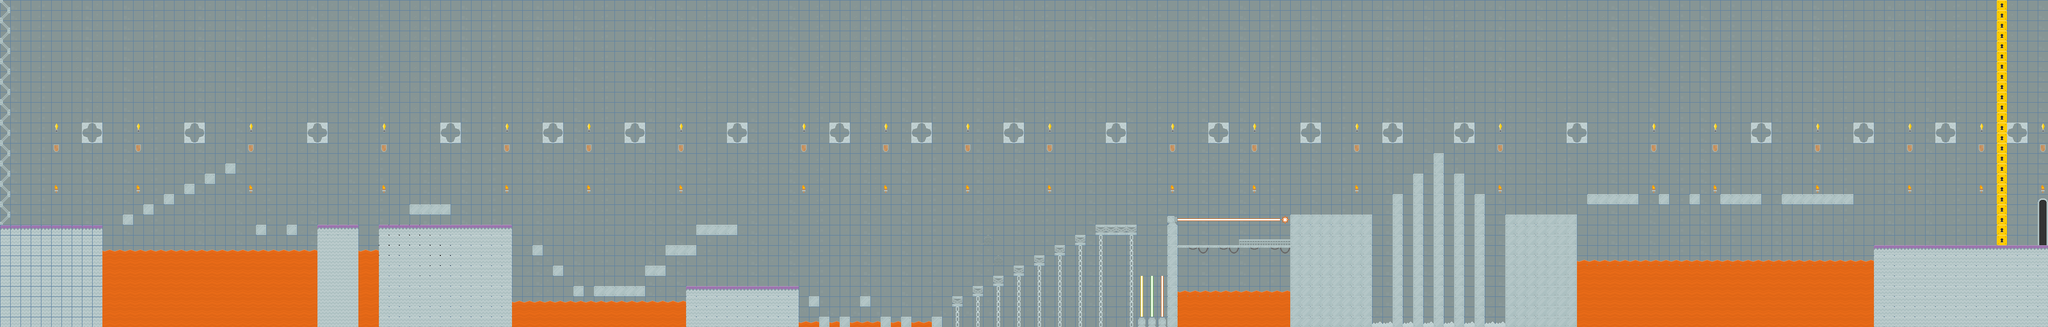

Tiled map render using the project's own tile images. Description and the map definition, with tile-layer contents summarised, below:
An orthogonal 200x32 tile map with 21x21 px tiles, 2 tile layers (Tile Layer 1, Tile Layer 2), 2 tilesets and 30 objects (7x Key, 5x Bat, 5x Diamond, 4x Demon, 3x Saw, ...).

<map version="1.0" orientation="orthogonal" renderorder="right-down" width="200" height="32" tilewidth="21" tileheight="21" nextobjectid="54">
 <tileset firstgid="1" name="spritesheet1" tilewidth="21" tileheight="21" spacing="2" margin="2" tilecount="480" columns="30">
  <image source="spritesheet1.png" width="694" height="372" />
 </tileset>
 <tileset firstgid="481" name="spritesheet_rgba" tilewidth="21" tileheight="21" spacing="2" margin="2" tilecount="900" columns="30">
  <image source="spritesheet_rgba.png" width="692" height="692" />
 </tileset>
 <layer name="Tile Layer 1" width="200" height="32">
  <data>[6400 cells, 6397 non-empty, 34 distinct tile ids]</data>
 </layer>
 <objectgroup name="Object Layer 1">
  <object id="1" name="Player" type="Player" gid="501" x="62" y="462" width="21" height="21" />
  <object id="3" name="Key" type="Key" gid="495" x="147" y="462" width="21" height="21" />
  <object id="4" name="Bat" type="Bat" gid="922" x="589" y="420" width="21" height="21" />
  <object id="6" name="Diamond" type="Diamond" gid="857" x="525" y="463" width="21" height="21" />
  <object id="12" name="Key" type="Key" gid="495" x="461" y="338" width="21" height="21" />
  <object id="13" name="Saw" type="Saw" gid="715" x="945" y="462" width="21" height="21" />
  <object id="14" name="Demon" type="Demon" gid="1199" x="694" y="463" width="21" height="21" />
  <object id="15" name="Diamond" gid="857" x="881" y="419" width="21" height="21" />
  <object id="16" name="Demon" type="Demon" gid="930" x="1259" y="588" width="21" height="21" />
  <object id="17" name="Bat" type="Bat" gid="922" x="1217" y="505" width="21" height="21" />
  <object id="19" name="Saw" type="Saw" gid="715" x="1448" y="590" width="21" height="21" />
  <object id="20" name="Diamond" gid="857" x="1469" y="463" width="21" height="21" />
  <object id="21" name="Key" type="Key" gid="495" x="1406" y="588" width="21" height="21" />
  <object id="23" name="Diamond" type="Diamond" gid="857" x="1680" y="651" width="21" height="21" />
  <object id="24" name="Bat" type="Bat" gid="922" x="1869" y="607" width="21" height="21" />
  <object id="25" name="Diamond" type="Diamond" gid="857" x="1912" y="651" width="21" height="21" />
  <object id="27" name="Key" type="Key" gid="495" x="2309" y="463" width="21" height="21" />
  <object id="28" name="DemonS" gid="1199" x="2036" y="568" width="21" height="21" />
  <object id="29" name="DemonS" type="DemonS" gid="1199" x="2121" y="526" width="21" height="21" />
  <object id="30" name="DemonS" type="DemonS" gid="1199" x="2205" y="483" width="21" height="21" />
  <object id="31" name="Snail" type="Snail" gid="956" x="2268" y="462" width="21" height="21" />
  <object id="33" name="Saw" type="Saw" gid="715" x="2415" y="504" width="21" height="21" />
  <object id="39" name="Key" type="Key" gid="495" x="2940" y="315" width="21" height="21" />
  <object id="41" name="Bat" type="Bat" gid="922" x="3150" y="400" width="21" height="21" />
  <object id="42" name="Bat" type="Bat" gid="922" x="3173" y="399" width="21" height="21" />
  <object id="46" name="Demon" type="Demon" gid="930" x="4010" y="503" width="21" height="21" />
  <object id="47" name="Demon" type="Demon" gid="930" x="3905" y="505" width="21" height="21" />
  <object id="50" name="Key" type="Key" gid="495" x="3169" y="440" width="21" height="21" />
  <object id="51" name="Key" type="Key" gid="495" x="2582" y="484" width="21" height="21" />
  <object id="52" name="Boss3" type="Boss3" gid="621" x="3294" y="399" width="21" height="21" />
 </objectgroup>
 <layer name="Tile Layer 2" width="200" height="32">
  <data>[6400 cells, 1553 non-empty, 41 distinct tile ids]</data>
 </layer>
</map>
